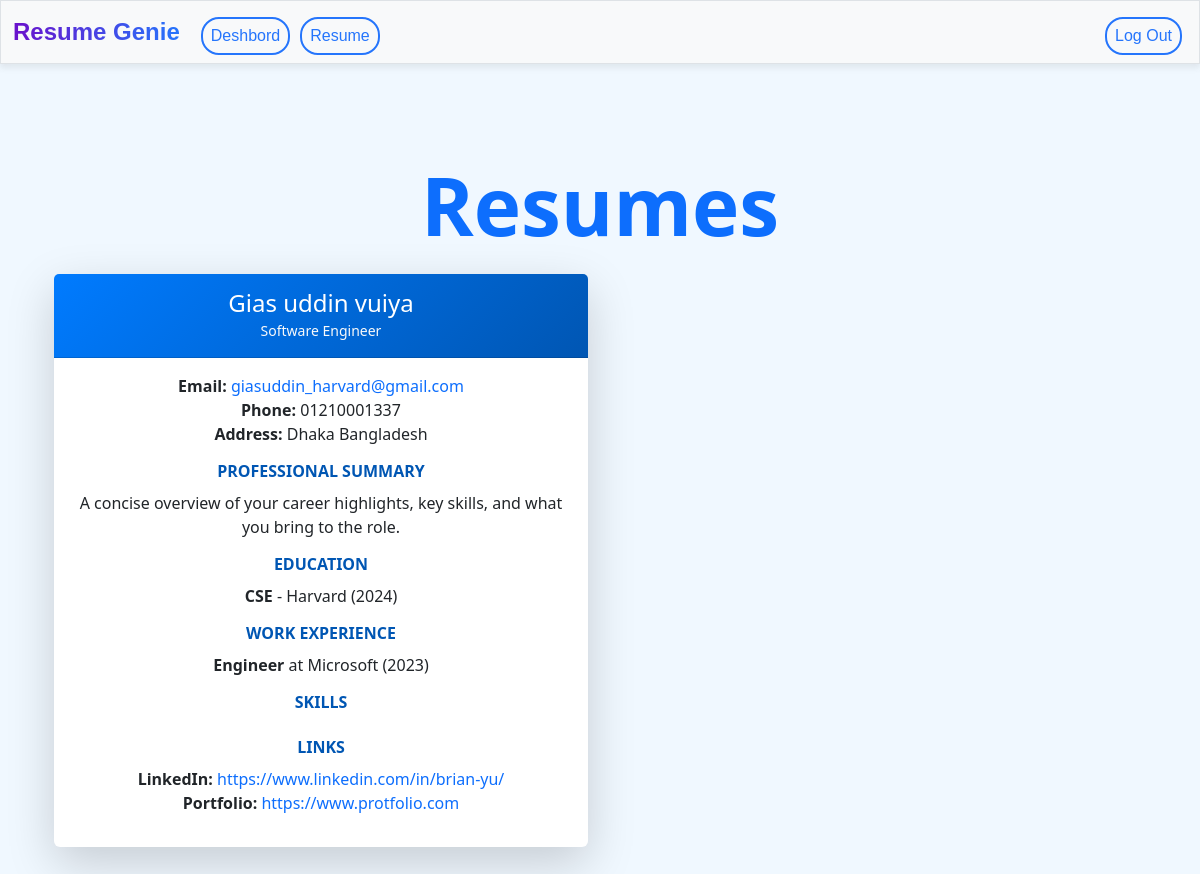
The app's page /resume (signed in) with its own data.
### tables this page shows
CREATE TABLE resumes(
    id INTEGER PRIMARY KEY AUTOINCREMENT,
    user_id INTEGER NOT NULL,
    title TEXT NOT NULL,
    name TEXT NOT NULL,
    email TEXT NOT NULL,
    phone TEXT,
    address TEXT,
    linkedin TEXT,
    portfolio TEXT,
    professional_summary TEXT,
    education TEXT,
    work_experience TEXT,
    skills TEXT,
    created_at TIMESTAMP DEFAULT CURRENT_TIMESTAMP,
    FOREIGN KEY (user_id) REFERENCES users(id)
);

### app.py (the view)
@app.route("/resume", methods=["GET"])
@login_required
def resume():
    try:
        user_id = session["user_id"]
        resumes = db.execute("SELECT * FROM resumes WHERE user_id = ?", user_id)
        for resume in resumes:
            if 'education' in resume and resume['education']:
                resume['education'] = json.loads(resume['education'])
            if 'work_experience' in resume and resume['work_experience']:
                resume['work_experience'] = json.loads(resume['work_experience'])
            if 'skills' in resume and resume['skills']:
                resume['skills'] = json.loads(resume['skills'])
        return render_template("resume.html", resumes=resumes)
    except Exception as e:
        app.logger.error(f"Error fetching resumes: {e}")
        flash("An error occurred while fetching resumes.")
        return render_template("resume.html", resumes=[])

### app.py (called while the page is built)
@app.after_request
def after_request(response):
    response.headers["Cache-Control"] = "no-cache, no-store, must-revalidate"
    response.headers["Expires"] = 0
    response.headers["Pragma"] = "no-cache"
    return response

### helpers.py (called while the page is built)
def login_required(f):
    @wraps(f)
    def decorated_function(*args, **kwargs):
        if session.get("user_id") is None:
            return redirect("/login")
        return f(*args, **kwargs)
    return decorated_function

### templates/resume.html (shortened to what this page needs)
{% extends "layout.html" %}
{% block main %}
<div class="container my-5">
    <h1 class="text-center mb-4 text-primary fw-bold">Resumes</h1>
    {% if resumes %}
        <div class="row g-4">
            {% for resume in resumes %}
            <div class="col-lg-6 col-md-12 resumeCol">
                <div class="card resume-card shadow-lg border-0">
                    <div class="card-header bg-gradient-primary text-white">
                        <h4 class="mb-0">{{ resume.name }}</h4>
                        <small class="text-light">{{ resume.title }}</small>
                    </div>
                    <div class="card-body">
                        <div class="resume-section">
                            <p>
                                <strong>Email:</strong>
                                <a href="mailto:{{ resume.email }}" class="text-decoration-none text-primary">{{ resume.email }}</a><br>
                                <strong>Phone:</strong> {{ resume.phone }}<br>
                                <strong>Address:</strong> {{ resume.address }}
                            </p>
                        </div>
                        <div class="resume-section">
                            <h5 class="section-title">Professional Summary</h5>
                            <p>{{ resume.professional_summary }}</p>
                        </div>
                        <div class="resume-section">
                            <h5 class="section-title">Education</h5>
                            <ul class="list-unstyled">
                                {% for edu in resume.education %}
                                <li>
                                    <strong>{{ edu.degree }}</strong> - {{ edu.institution }} ({{ edu.year }})
                                </li>
                                {% endfor %}
                            </ul>
                        </div>
                        <div class="resume-section">
                            <h5 class="section-title">Work Experience</h5>
                            <ul class="list-unstyled">
                                {% for work in resume.work_experience %}
                                <li>
                                    <strong>{{ work.role }}</strong> at {{ work.company }} ({{ work.year }})
                                </li>
                                {% endfor %}
                            </ul>
                        </div>
                        <div class="resume-section">
                            <h5 class="section-title">Skills</h5>
                        </div>
                        <div class="resume-section">
                            <h5 class="section-title">Links</h5>
                            <p>
                                {% if resume.linkedin %}
                                <strong>LinkedIn:</strong>
                                <a href="{{ resume.linkedin }}" target="_blank" class="text-decoration-none text-primary">{{ resume.linkedin }}</a><br>
                                {% endif %}
                                {% if resume.portfolio %}
                                <strong>Portfolio:</strong>
                                <a href="{{ resume.portfolio }}" target="_blank" class="text-decoration-none text-primary">{{ resume.portfolio }}</a>
                                {% endif %}
                            </p>
                        </div>
                    </div>
                </div>
                <div class="card-footer text-end">
                </div>
            </div>
            {% endfor %}
        </div>
    {% else %}
        <div class="alert alert-warning text-center" role="alert">
            No resumes found.
        </div>
    {% endif %}
</div>
{% endblock %}

### static/css/style.css (style rules this page uses)
body { background-color: aliceblue; }
.fw-bold { font-style: normal; font-size: 80px; line-height: 90px; text-align: center; }
.resume-card { transition: transform 0.3s ease, box-shadow 0.3s ease; }
.resume-card .card-header { background: linear-gradient(135deg, #007bff, #0056b3); padding: 15px 20px; }
.resume-card .resume-section { margin-bottom: 15px; }
.resume-card .section-title { font-weight: 600; color: #0056b3; margin-bottom: 10px; text-transform: uppercase; font-size: 16px; }
a.text-primary { color: #007bff; text-decoration: none; }
.resume-card { position: relative; }

### records on screen
resumes: name "Gias uddin vuiya", title "Software Engineer", email "giasuddin_harvard@gmail.com", phone "01210001337", address "Dhaka Bangladesh", professional_summary "A concise overview of your career highlights, key skills, and what you bring to the role.", degree "CSE", institution "Harvard", year "2024", role "Engineer", company "Microsoft", year "2023", linkedin "https://www.linkedin.com/in/brian-yu/", portfolio "https://www.protfolio.com"
